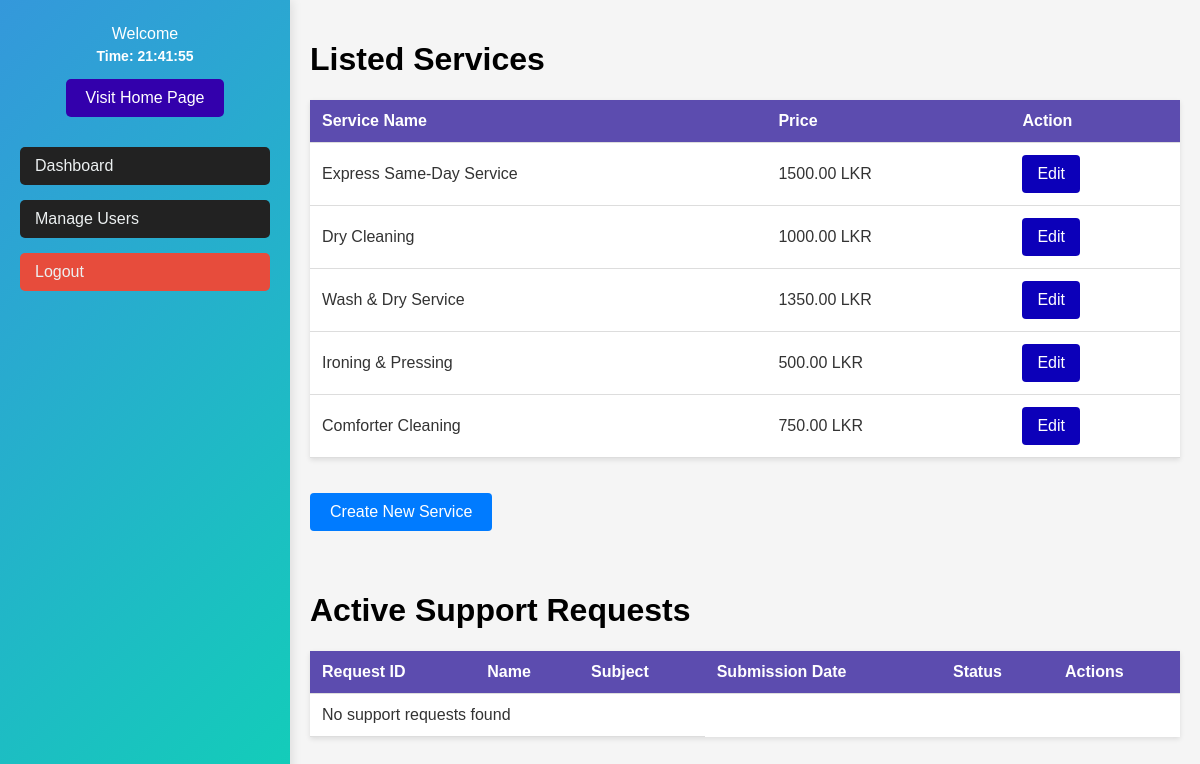
The app's page /shop-manager.php (signed in) with its own data.
### tables this page shows
CREATE TABLE IF NOT EXISTS `services` (
  `service_id` int NOT NULL AUTO_INCREMENT,
  `service_name` varchar(255) NOT NULL,
  `description` text,
  `price` decimal(10,2) NOT NULL,
  PRIMARY KEY (`service_id`)
);

### shop-manager.php (the view, shortened to what this page needs)
<?php
include 'global-assets/db.php';
try {
    $sql = "SELECT service_id, service_name, price FROM services";
    $stmt = $connection->prepare($sql);
    $stmt->execute();
    $stmt->bind_result($service_id, $service_name, $price);
    $services = [];
    while ($stmt->fetch()) {
        $services[] = [
            'service_id' => $service_id,
            'service_name' => $service_name,
            'price' => $price
        ];
    }
    $support_requests = [];
} catch (mysqli_sql_exception $e) {
    echo "Error: " . $e->getMessage();
}
?>
<!DOCTYPE html>
<html lang="en">
<head>
    <link rel="stylesheet" href="css/admin-sidebar.css">
    <link rel="stylesheet" href="css/shop-manager.css">
</head>
<body>
            <div class="container">
            <h1>Listed Services</h1>
                <table>
                    <thead>
                        <tr>
                            <th>Service Name</th>
                            <th>Price</th>
                            <th>Action</th>
                        </tr>
                    </thead>
                    <tbody>
                        <?php if (count($services) > 0): ?>
                            <?php foreach ($services as $service): ?>
                                <tr>
                                    <td><?php echo htmlspecialchars($service['service_name']); ?></td>
                                    <td><?php echo htmlspecialchars($service['price']); ?> LKR</td>
                                    <td><a href="account/shop-manager/edit-service.php?service_id=<?php echo $service['service_id']; ?>" class="btn">Edit</a></td>
                                </tr>
                            <?php endforeach; ?>
                        <?php else: ?>
                            <tr>
                                <td colspan="3">No services found</td>
                            </tr>
                        <?php endif; ?>
                    </tbody>
                </table>
                <div class="create-service">
                    <a href="account/shop-manager/create-service.php" class="create-btn">Create New Service</a>
                </div>
            </div>
            <div class="support-request">
            <h1>Active Support Requests</h1>
                <table>
                    <thead>
                        <tr>
                            <th>Request ID</th>
                            <th>Name</th>
                            <th>Subject</th>
                            <th>Submission Date</th>
                            <th>Status</th>
                            <th>Actions</th>
                        </tr>
                    </thead>
                    <tbody>
                        <?php if (count($support_requests) > 0): ?>
                            <?php foreach ($support_requests as $request): ?>
                                <tr>
                                    <td><?php echo htmlspecialchars($request['ticket_id']); ?></td>
                                    <td><?php echo htmlspecialchars($request['customer_name']); ?></td>
                                    <td><?php echo htmlspecialchars($request['subject']); ?></td>
                                    <td><?php echo htmlspecialchars($request['submission_date']); ?></td>
                                    <td><?php echo htmlspecialchars($request['status']); ?></td>
                                    <td><span id="support-action" class="request-btn" onclick="openModal(<?php echo htmlspecialchars(json_encode($request)); ?>)">Attend</span></td>
                                </tr>
                            <?php endforeach; ?>
                        <?php else: ?>
                            <tr>
                                <td colspan="3">No support requests found</td>
                            </tr>
                        <?php endif; ?>
                    </tbody>
                </table>
            </div>
</body>
</html>

### css/admin-sidebar.css (style rules this page uses)
body { font-family: "Poppins", sans-serif; font-weight: 400; font-style: normal; }
aside.sidebar { width: 250px; height: 100vh; background: linear-gradient(135deg, #3498DB, #11d0b7); color: #ECF0F1; padding: 20px; box-shadow: 2px 0 10px rgba(0, 0, 0, 0.1); position: fixed; top: 0; left: 0; }
.user-info { text-align: center; margin-bottom: 30px; }
.user-info p { margin: 5px 0; font-size: 16px; color: #ffffff; font-weight: 500; }
#system-time { font-weight: bold; font-size: 14px; color: #ffffff; }
.user-info a { display: inline-block; margin-top: 10px; padding: 10px 20px; background-color: #3300ac; color: white; text-decoration: none; border-radius: 5px; transition: background-color 0.3s ease; }
nav ul { list-style-type: none; padding: 0; }
nav ul li { margin-bottom: 15px; }
nav ul li a { display: block; padding: 10px 15px; font-size: 16px; color: #ECF0F1; text-decoration: none; background-color: #222222; border-radius: 5px; transition: background-color 0.3s ease; }
nav ul li:last-child a { background-color: #E74C3C; }

### css/shop-manager.css (style rules this page uses)
body { font-family: Arial, sans-serif; margin: 0; padding: 0; background-color: #f5f5f5; }
.container { margin-left: 290px; padding: 20px; transition: all 0.3s ease; }
.support-request { margin-left: 290px; padding: 20px; transition: all 0.3s ease; }
table { width: 100%; border-collapse: collapse; margin: 20px 0; font-size: 1em; background-color: white; box-shadow: 0 2px 5px rgba(0, 0, 0, 0.1); overflow-x: auto; }
table th, table td { padding: 12px; text-align: left; border-bottom: 1px solid #ddd; }
table th { background-color: #5c4caf; color: white; }
table td { color: #333; }
.btn { display: inline-block; padding: 10px 15px; color: white; background-color: #0c00b9; border: none; border-radius: 4px; cursor: pointer; text-align: center; text-decoration: none; }
.create-btn { display: inline-block; margin-top: 15px; padding: 10px 20px; background-color: #007bff; color: white; text-align: center; text-decoration: none; border-radius: 4px; }

### records on screen
services: service_name "Express Same-Day Service", price "1500.00"
services: service_name "Dry Cleaning", price "1000.00"
services: service_name "Wash & Dry Service", price "1350.00"
services: service_name "Ironing & Pressing", price "500.00"
services: service_name "Comforter Cleaning", price "750.00"
